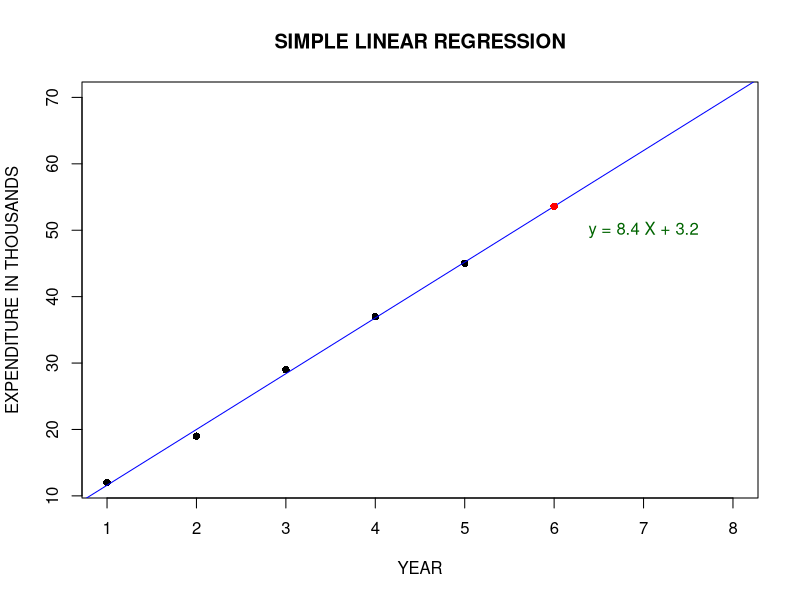

The R source for this figure:
#User-defined dataset
X <- c(1, 2, 3, 4, 5)
y <- c(12, 19, 29, 37, 45)

#Create Data Frame
data <- data.frame(X, y)

#Create Linear Regression Model 
model <- lm(y ~ X, data=data)

#Calculate slope and intercept
intercept <- coef(model)[1]
slope <- coef(model)[2]

#Prediction for X=6
new_data <- data.frame(X=6)
y_new <- predict(model, new_data)

#print results
cat("Slope (m) : ", slope, "\n")
cat("Intercept (b) : ", intercept, "\n")
cat("Predicted value when X = 6 is ", y_new, " thousand.", "\n")

#plot
plot(X, y,
     main = "SIMPLE LINEAR REGRESSION",
     xlab = "YEAR",
     ylab = "EXPENDITURE IN THOUSANDS",
     pch = 16,
     xlim = c(1,8),
     ylim = c(12, 70))

#regression line 
abline(model, col = "blue")

#Prediction
points(6, y_new, pch = 16, col = "red")

#Display Linear regression equation on graph
text(7, 50, 
     labels = paste("y =", round(slope, 2), "X +", round(intercept, 2)),
     col = "darkgreen")




#output :
#Slope (m) :  8.4 Intercept (b) :  3.2 Predicted value when X = 6 is  53.6  thousand.
#SIMPLE LINEAR REGRESSION
# EXPENDITURE IN THOUSANDS (y)
# 70 |                                    
# 65 |                                    
# 60 |                                    
# 55 |                                ● (Predicted Point)
# 50 |                           ●
# 45 |                       ●
# 40 |                    ●
# 35 |                 ●
# 30 |              ●
# 25 |           ●
# 20 |        ●
# 15 |     ●
# 10 |____________________________________________
#      1    2    3    4    5    6    7    8
#                 YEAR (X)
